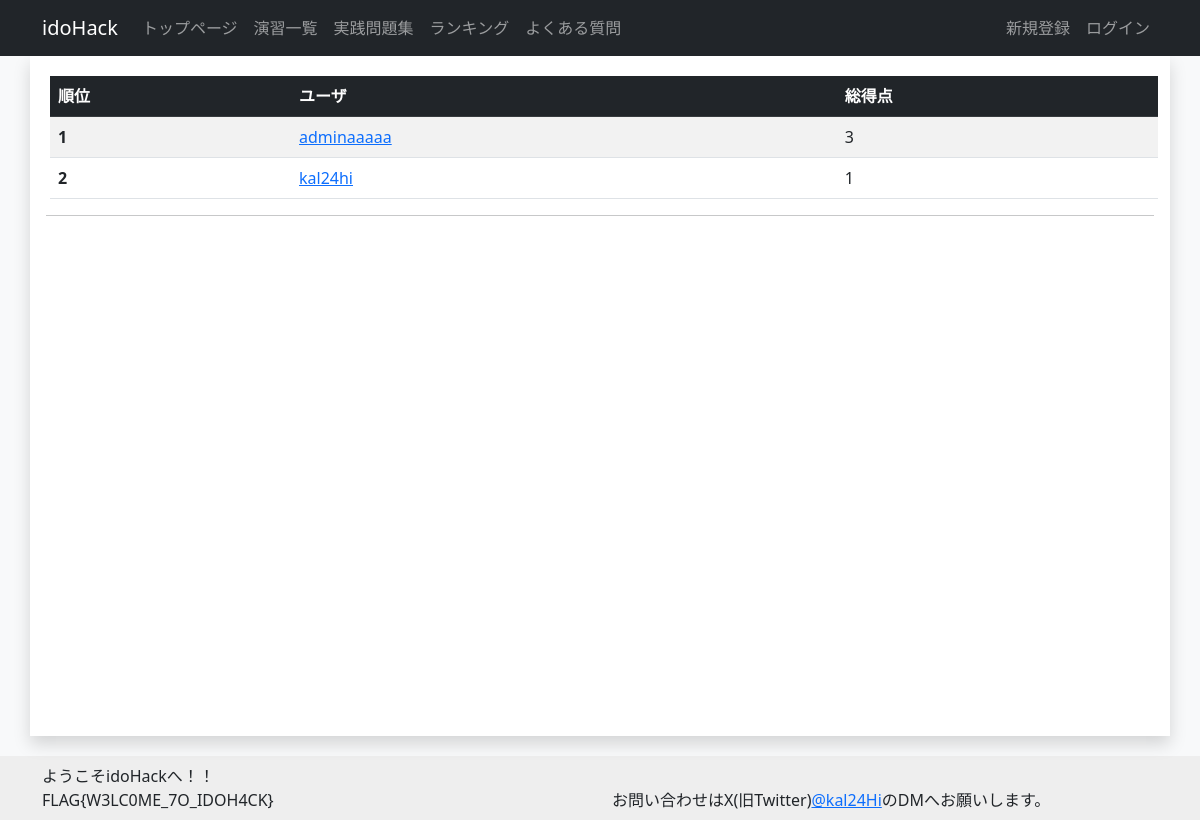
Page /totalscore_ranking on the committed database.
### account/models.py (models this page shows)
class CustomUser(AbstractUser):
    uuid = models.UUIDField(default=uuid.uuid4, editable=False, unique=True, verbose_name="UUID") # ユーザのUUID
    total_score = models.IntegerField(default=0, verbose_name="総得点") # ユーザの総得点
    biography = models.TextField(max_length=500, blank=True, verbose_name="自己紹介") # ユーザの自己紹介
    twitter_url = models.URLField(max_length=200, blank=True, verbose_name="TwitterURL") # ユーザのTwitterのURL
    github_url = models.URLField(max_length=200, blank=True, verbose_name="GitHubURL") # ユーザのGitHubのURL
    linkedin_url = models.URLField(max_length=200, blank=True, verbose_name="LinkedInURL") # ユーザのLinkedInのURL
    country = models.CharField(max_length=100, blank=True, verbose_name="国籍") # ユーザの国籍
    occupation = models.CharField(max_length=50, verbose_name="職業", choices=(('Student', '学生'),
                                          ('teacher', '教員'),
                                          ('SecurityEngineer', 'セキュリティエンジニア'),
                                          ('IT', 'IT職'),
                                          ('other', 'その他')))
    is_active = models.BooleanField(default=True, verbose_name="アクティブユーザ") # ユーザがアクティブかどうか
    is_staff = models.BooleanField(default=False, verbose_name="スタッフユーザ") # ユーザがスタッフかどうか
    is_writer = models.BooleanField(default=False, verbose_name="作問ユーザ") # ユーザが作問者かどうか

### account/views.py (the view)
# urls.py: path('totalscore_ranking', views.TotalScoreRankingView.as_view(), name='totalscore_ranking'),
class TotalScoreRankingView(ListView):
    model = CustomUser
    template_name = 'account/totalscore_ranking.html'
    context_object_name = 'ranking_list'
    paginate_by = 100
    def get_queryset(self):
        return CustomUser.objects.order_by('-total_score')

### templates/account/totalscore_ranking.html
{% extends "base.html" %}
{% block content %}
<table class="table table-striped table-hover m-1">
  <thead>
    <tr class="table-dark">
      <th scope="col">順位</th>
      <th scope="col">ユーザ</th>
      <th scope="col">総得点</th>
    </tr>
  </thead>
  <tbody>
    {% for user in ranking_list%}
        <tr>
            <th scope="row">{{forloop.counter}}</th>
            <td>
              <a href="{%url 'profile' user.username%}"> {{user.username}}</a>
            </td>
            <td>{{user.total_score}}</td>
        </tr>
    {%endfor%}
  </tbody>
</table>
{% endblock %}

### rows in the picture
CustomUser: username "adminaaaaa", total_score "3"
CustomUser: username "kal24hi", total_score "1"
